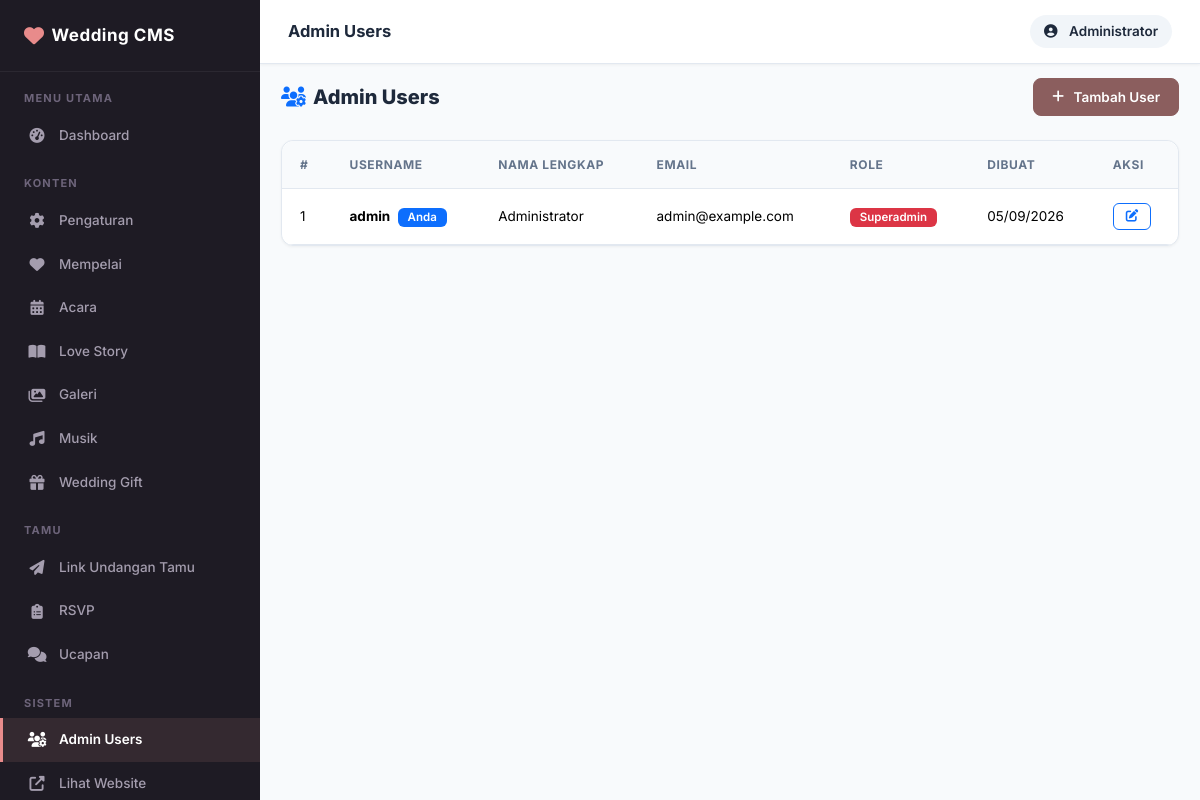
Screenshot of /admin/users/index.php (signed in) with the database file from the repository.
### tables this page shows
CREATE TABLE `users` (
  `id` int UNSIGNED NOT NULL,
  `username` varchar(50) NOT NULL,
  `password` varchar(255) NOT NULL,
  `full_name` varchar(100) NOT NULL DEFAULT '',
  `email` varchar(150) NOT NULL DEFAULT '',
  `role` enum('superadmin','admin') NOT NULL DEFAULT 'admin',
  `created_at` timestamp NOT NULL DEFAULT CURRENT_TIMESTAMP,
  `updated_at` timestamp NOT NULL DEFAULT CURRENT_TIMESTAMP ON UPDATE CURRENT_TIMESTAMP
);

### includes/helpers.php (called while the page is built, shortened)
<?php
function e(string $value): string {
    return htmlspecialchars($value, ENT_QUOTES, 'UTF-8');
}
function is_https(): bool {
    return false;
}
function base_url(string $path = ''): string {
    $protocol = is_https() ? 'https' : 'http';
    $host     = $_SERVER['HTTP_HOST'] ?? 'localhost';
    $root_fs  = str_replace('\\', '/', dirname(__DIR__));
    $doc_root = str_replace('\\', '/', rtrim($_SERVER['DOCUMENT_ROOT'] ?? '', '/\\'));
    if ($doc_root !== '' && strpos($root_fs, $doc_root) === 0) {
        $base = substr($root_fs, strlen($doc_root));
    } else {
        $script = str_replace('\\', '/', $_SERVER['SCRIPT_NAME'] ?? '/index.php');
        $base   = preg_replace('#/(admin|includes|assets|uploads|database)(/.*)?$#', '', $script);
        $base   = rtrim(dirname($base), '/');
    }
    $base = rtrim($base, '/');
    return $protocol . '://' . $host . $base . '/' . ltrim($path, '/');
}
function admin_url(string $path = ''): string {
    return base_url('admin/' . ltrim($path, '/'));
}

### includes/db.php (called while the page is built, shortened)
<?php
function get_db(): PDO {
    static $pdo = null;
    if ($pdo === null) {
        try {
            $dsn = 'mysql:host=' . DB_HOST . ';dbname=' . DB_NAME . ';charset=' . DB_CHARSET;
            $options = [
                PDO::ATTR_ERRMODE            => PDO::ERRMODE_EXCEPTION,
                PDO::ATTR_DEFAULT_FETCH_MODE => PDO::FETCH_ASSOC,
                PDO::ATTR_EMULATE_PREPARES   => false,
            ];
            $pdo = new PDO($dsn, DB_USER, DB_PASS, $options);
        } catch (PDOException $e) {
            error_log('Database connection failed: ' . $e->getMessage());
            die(json_encode(['error' => true, 'message' => 'Database connection failed.']));
        }
    }
    return $pdo;
}
function db_query(string $sql, array $params = []): array {
    try {
        $stmt = get_db()->prepare($sql);
        $stmt->execute($params);
        return $stmt->fetchAll();
    } catch (PDOException $e) {
        error_log('Query error: ' . $e->getMessage() . ' SQL: ' . $sql);
        return [];
    }
}

### includes/functions.php (called while the page is built, shortened)
<?php
require_once __DIR__ . '/db.php';
require_once __DIR__ . '/helpers.php';
function get_all_users(): array {
    return db_query("SELECT id, username, full_name, email, role, created_at FROM users ORDER BY id ASC");
}

### includes/auth.php (called while the page is built, shortened)
<?php
function current_admin(): array {
    return [
        'id'   => $_SESSION['admin_id']   ?? null,
        'user' => $_SESSION['admin_user'] ?? null,
        'name' => $_SESSION['admin_name'] ?? null,
        'role' => $_SESSION['admin_role'] ?? null,
    ];
}

### admin/users/index.php (the view, shortened to what this page needs)
<?php
require_once dirname(__DIR__) . '/includes/header.php';
$users = get_all_users();
?>
<div class="page-header">
    <h4><i class="fas fa-users-cog me-2 text-primary"></i>Admin Users</h4>
    <a href="<?= admin_url('users/create.php') ?>" class="btn btn-primary">
        <i class="fas fa-plus me-1"></i>Tambah User
    </a>
</div>
<div class="card">
    <div class="card-body p-0">
        <?php if (empty($users)): ?>
            <div class="empty-state">
                <i class="fas fa-users"></i>
                <h5>Belum ada user</h5>
            </div>
        <?php else: ?>
        <div class="table-responsive">
            <table class="table">
                <thead>
                    <tr>
                        <th>#</th>
                        <th>Username</th>
                        <th>Nama Lengkap</th>
                        <th>Email</th>
                        <th>Role</th>
                        <th>Dibuat</th>
                        <th>Aksi</th>
                    </tr>
                </thead>
                <tbody>
                    <?php
                    $current = current_admin();
                    foreach ($users as $i => $u):
                    ?>
                    <tr>
                        <td><?= $i + 1 ?></td>
                        <td>
                            <strong><?= e($u['username']) ?></strong>
                            <?php if ((int)$u['id'] === (int)$current['id']): ?>
                                <span class="badge bg-primary ms-1">Anda</span>
                            <?php endif; ?>
                        </td>
                        <td><?= e($u['full_name']) ?></td>
                        <td><?= e($u['email']) ?></td>
                        <td>
                            <?php if ($u['role'] === 'superadmin'): ?>
                                <span class="badge bg-danger">Superadmin</span>
                            <?php else: ?>
                                <span class="badge bg-info">Admin</span>
                            <?php endif; ?>
                        </td>
                        <td><?= e(date('d/m/Y', strtotime($u['created_at']))) ?></td>
                        <td>
                            <a href="<?= admin_url('users/edit.php?id=' . $u['id']) ?>"
                               class="btn btn-sm btn-outline-primary">
                                <i class="fas fa-edit"></i>
                            </a>
                        </td>
                    </tr>
                    <?php endforeach; ?>
                </tbody>
            </table>
        </div>
        <?php endif; ?>
    </div>
</div>
<?php require_once dirname(__DIR__) . '/includes/footer.php'; ?>

### assets/css/admin.css (style rules this page uses)
:root { --sidebar-width: 260px; --sidebar-bg: #1e1b24; --sidebar-hover: #2d2838; --sidebar-active: #8b5e5e; --sidebar-text: #a49dae; --sidebar-text-active: #ffffff; --topbar-height: 64px; --topbar-bg: #ffffff; --primary: #8b5e5e; --primary-hover: #754c4c; --primary-light: #f5ebe6; --secondary: #d8b4a0; --success: #10b981; --danger: #ef4444; --warning: #f59e0b; --info: #0ea5e9; --body-bg: #f8fafc; --card-bg: #ffffff; --border-color: #e2e8f0; --text-dark: #1e293b; --text-muted: #64748b; --font: 'Inter', -apple-system, BlinkMacSystemFont, sans-serif; --radius: 12px; --shadow-sm: 0 1px 3px rgba(0,0,0,0.05); --shadow-md: 0 4px 16px rgba(0,0,0,0.06); --shadow-lg: 0 10px 30px rgba(0,0,0,0.08); }
*, *::before, *::after { box-sizing: border-box; }
html, body { margin: 0; padding: 0; font-family: var(--font); background: var(--body-bg); color: var(--text-dark); font-size: 14px; line-height: 1.6; -webkit-font-smoothing: antialiased; }
.card { background: var(--card-bg); border: 1px solid var(--border-color); border-radius: var(--radius); box-shadow: var(--shadow-sm); margin-bottom: 24px; overflow: hidden; }
.card-body { padding: 22px; }
.table-responsive { border-radius: var(--radius); }
.table { margin-bottom: 0; font-size: 13.5px; }
.table thead th { background: #f8fafc; border-bottom: 1px solid var(--border-color); font-weight: 700; font-size: 12px; text-transform: uppercase; letter-spacing: 0.6px; color: var(--text-muted); padding: 14px 18px; white-space: nowrap; }
.table tbody td { padding: 14px 18px; vertical-align: middle; border-color: var(--border-color); }
.btn { border-radius: 8px; font-size: 13.5px; font-weight: 600; padding: 8px 18px; transition: all 0.2s ease; display: inline-flex; align-items: center; gap: 6px; justify-content: center; }
.btn-primary { background: var(--primary); border-color: var(--primary); color: #fff; }
.btn-sm { padding: 6px 12px; font-size: 12.5px; border-radius: 6px; }
.badge { font-size: 11.5px; font-weight: 600; border-radius: 6px; padding: 4px 10px; }
.page-header { display: flex; align-items: center; justify-content: space-between; margin-bottom: 24px; flex-wrap: wrap; gap: 12px; }
.page-header h4 { margin: 0; font-size: 20px; font-weight: 800; color: var(--text-dark); }

### rows the page displays
users: username "admin", shows "Anda", full_name "Administrator", email "admin@example.com", role "Superadmin", created_at "05/09/2026"

### other values shown
$page_title "Admin Users"
$admin['name'] "Administrator"
